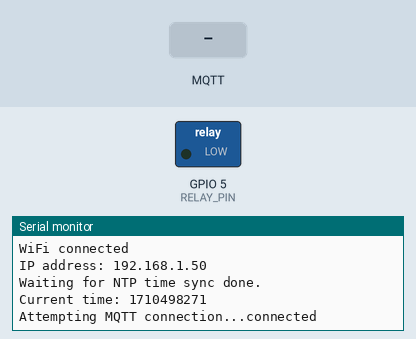
This sketch was run on a simulated ESP32. Shown: switched loads named in the sketch (green lamp = pin HIGH), the last lines printed to the serial monitor. Inputs (shaded band) come from the test bench. WiFi joins after 1.5 s; servers stay silent unless stated; the local clock reads 2024-03-15 10:24:30 at power-on unless the sketch sets it; no MQTT or app messages arrive unless stated.

Above: at 2.7 s.
2.8 s: MQTT message "}" arrives on the first subscribed topic
At 3.9 s:
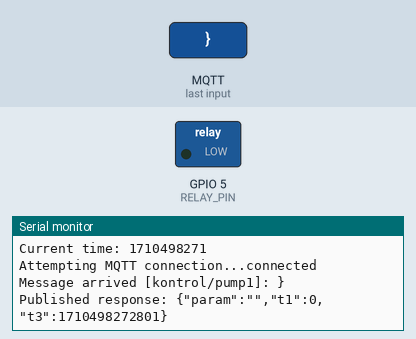
4.3 s: MQTT message "ON" arrives on the first subscribed topic
At 5.0 s:
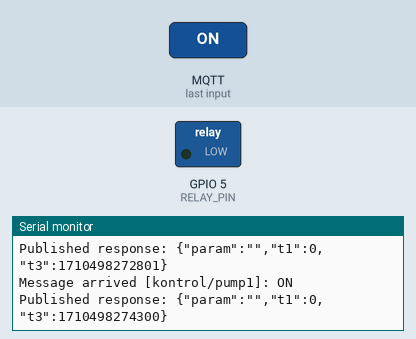
5.8 s: MQTT message "OFF" arrives on the first subscribed topic
At 6.1 s:
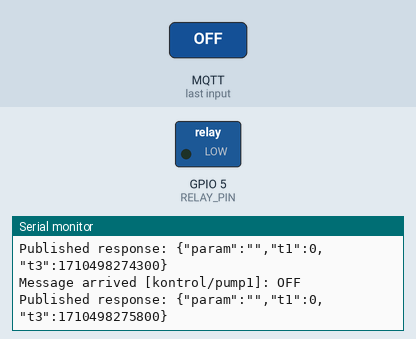

The sketch:

v2-fix-ambil-data.ino
```cpp
#include <WiFi.h>
#include <PubSubClient.h>
#include <time.h>
#include <sys/time.h>

// WiFi credentials
const char* ssid = "IRC-ACCESS";
const char* password = "IRCJAYA2024";

// MQTT Broker
const char* mqtt_server = "103.127.133.9";
const int mqtt_port = 1882;

// Unique ID for this ESP32
String deviceId = "XRA";

// Define relay pin
#define RELAY_PIN 5

WiFiClient espClient;
PubSubClient client(espClient);

// NTP config
const char* ntpServer = "pool.ntp.org";
const long gmtOffset_sec = 7 * 3600; // GMT+7
const int daylightOffset_sec = 0;

void setup_wifi() {
  delay(10);
  Serial.println();
  Serial.print("Connecting to ");
  Serial.println(ssid);

  WiFi.begin(ssid, password);
  while (WiFi.status() != WL_CONNECTED) {
    delay(500);
    Serial.print(".");
  }

  Serial.println("");
  Serial.println("WiFi connected");
  Serial.print("IP address: ");
  Serial.println(WiFi.localIP());
}

void initTime() {
  configTime(gmtOffset_sec, daylightOffset_sec, ntpServer);
  Serial.print("Waiting for NTP time sync");
  time_t now = time(nullptr);
  while (now < 100000) {
    delay(100);
    Serial.print(".");
    now = time(nullptr);
  }
  Serial.println(" done.");
  Serial.print("Current time: ");
  Serial.println(now);
}

void callback(char* topic, byte* payload, unsigned int length) {
  String messageTemp;
  for (unsigned int i = 0; i < length; i++) {
    messageTemp += (char)payload[i];
  }

  Serial.print("Message arrived [");
  Serial.print(topic);
  Serial.print("]: ");
  Serial.println(messageTemp);

  String param = "";
  unsigned long long t1 = 0;

  int paramIndex = messageTemp.indexOf("\"param\":\"");
  int t1Index = messageTemp.indexOf("\"t1\":");

  if (paramIndex != -1 && t1Index != -1) {
    int paramStart = paramIndex + 9;
    int paramEnd = messageTemp.indexOf("\"", paramStart);
    param = messageTemp.substring(paramStart, paramEnd);

    int t1Start = t1Index + 5;
    int t1End = messageTemp.indexOf("}", t1Start);
    String t1Str = messageTemp.substring(t1Start, t1End);
    t1 = strtoull(t1Str.c_str(), NULL, 10);
  }

  // Control the relay
  if (param == "ON") {
    digitalWrite(RELAY_PIN, HIGH);  // Relay ON
    Serial.println("Relay turned ON");
  } else if (param == "OFF") {
    digitalWrite(RELAY_PIN, LOW);   // Relay OFF
    Serial.println("Relay turned OFF");
  }

  // Get current Unix time in milliseconds
  struct timeval tv;
  gettimeofday(&tv, NULL);
  unsigned long long t3 = ((unsigned long long)tv.tv_sec * 1000) + (tv.tv_usec / 1000);

  // Build response JSON
  String response = "{";
  response += "\"param\":\"" + param + "\",";
  response += "\"t1\":" + String(t1) + ",";
  response += "\"t3\":" + String(t3);
  response += "}";

  client.publish("pump1/status", response.c_str());

  Serial.print("Published response: ");
  Serial.println(response);
}

void reconnect() {
  while (!client.connected()) {
    Serial.print("Attempting MQTT connection...");
    if (client.connect(deviceId.c_str())) {
      Serial.println("connected");
      client.subscribe("kontrol/pump1");
    } else {
      Serial.print("failed, rc=");
      Serial.print(client.state());
      Serial.println(" try again in 5 seconds");
      delay(5000);
    }
  }
}

void setup() {
  Serial.begin(115200);
  pinMode(RELAY_PIN, OUTPUT);     // Set relay pin as output
  digitalWrite(RELAY_PIN, LOW);   // Start with relay OFF

  setup_wifi();
  initTime();
  client.setServer(mqtt_server, mqtt_port);
  client.setCallback(callback);
}

void loop() {
  if (!client.connected()) {
    reconnect();
  }
  client.loop();
}
```

Measured:
- after the input at 2.8 s, the serial monitor: prints a new line at once (image 1)
- after the input at 4.3 s, the serial monitor: prints a new line at once (image 2)
- after the input at 5.8 s, the serial monitor: prints a new line at once (image 3)
